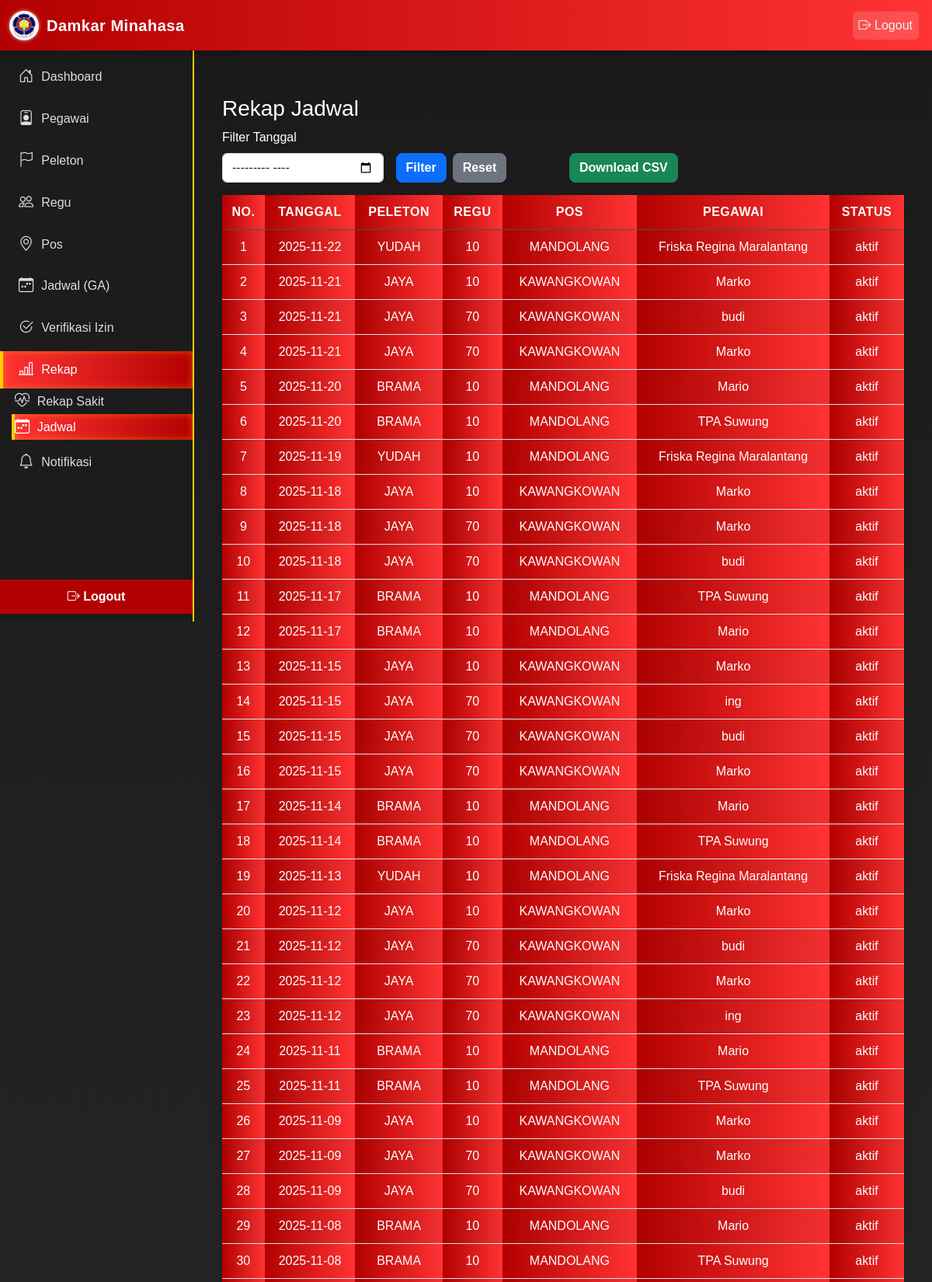
/admin/rekap_jadwal.php (signed in, upper part), run on the app's committed database.
### tables this page shows
CREATE TABLE `jadwal` (
  `id` int(11) NOT NULL,
  `tanggal` date DEFAULT NULL,
  `slot` varchar(50) DEFAULT NULL,
  `pegawai_id` int(11) DEFAULT NULL,
  `regu_id` int(11) DEFAULT NULL,
  `peleton_id` int(11) DEFAULT NULL,
  `pos_id` int(11) DEFAULT NULL,
  `status` enum('aktif','diganti','izin','cuti') DEFAULT 'aktif',
  `created_at` timestamp NOT NULL DEFAULT current_timestamp(),
  `apel_time` time NOT NULL
);

CREATE TABLE `peleton` (
  `id` int(11) NOT NULL,
  `nama` varchar(50) DEFAULT NULL
);

CREATE TABLE `regu` (
  `id` int(11) NOT NULL,
  `peleton_id` int(11) DEFAULT NULL,
  `pos_id` int(11) DEFAULT NULL,
  `nama` varchar(50) DEFAULT NULL
);

CREATE TABLE `pos` (
  `id` int(11) NOT NULL,
  `nama` varchar(100) DEFAULT NULL,
  `alamat` text DEFAULT NULL
);

CREATE TABLE `pegawai` (
  `id` int(11) NOT NULL,
  `username` varchar(50) DEFAULT NULL,
  `password_hash` varchar(255) DEFAULT NULL,
  `nama` varchar(150) DEFAULT NULL,
  `jenis_kelamin` enum('Laki-laki','Perempuan') DEFAULT NULL,
  `nip` varchar(50) DEFAULT NULL,
  `pangkat` varchar(50) DEFAULT NULL,
  `no_hp` varchar(20) DEFAULT NULL,
  `telegram_id` varchar(50) DEFAULT NULL,
  `golongan` varchar(50) DEFAULT NULL,
  `ruang` varchar(50) DEFAULT NULL,
  `jabatan` varchar(100) DEFAULT NULL,
  `tugas` text DEFAULT NULL,
  `role` enum('admin','petugas') DEFAULT 'petugas',
  `created_at` timestamp NOT NULL DEFAULT current_timestamp()
);

### admin/rekap_jadwal.php (the view, shortened to what this page needs)
<?php
require '../config/db.php';
$jadwals = $pdo->query("
    SELECT j.*, p.nama as pegawai, pos.nama as posnama, r.nama as regu, pel.nama as peleton
    FROM jadwal j
    LEFT JOIN pegawai p ON j.pegawai_id = p.id
    LEFT JOIN pos ON j.pos_id = pos.id
    LEFT JOIN regu r ON j.regu_id = r.id
    LEFT JOIN peleton pel ON j.peleton_id = pel.id
    ORDER BY j.tanggal DESC, peleton, regu
")->fetchAll(PDO::FETCH_ASSOC);
$filter_date = $_GET['tanggal'] ?? '';
include 'header.php';
include 'sidebar.php';
?>
<link rel="stylesheet" href="../assets/css/admin/rekap_jadwal.css">
<div class="container py-4">
    <h3>Rekap Jadwal</h3>
    <form class="row g-3 mb-3" method="get">
        <div class="col-md-3">
            <label for="tanggal" class="form-label">Filter Tanggal</label>
            <input type="month" name="tanggal" id="tanggal" class="form-control" value="<?= htmlspecialchars($filter_date) ?>">
        </div>
        <div class="col-md-3 d-flex align-items-end">
            <button type="submit" class="btn btn-primary me-2">Filter</button>
            <a href="rekap_jadwal.php" class="btn btn-secondary">Reset</a>
        </div>
        <div class="col-md-3 d-flex align-items-end">
            <a href="?<?= $filter_date ? "tanggal=$filter_date&" : "" ?>download=1" class="btn btn-success">Download CSV</a>
        </div>
    </form>
    <div class="table-responsive">
        <table class="table table-sm table-striped table-hover">
            <thead class="table-dark">
                <tr>
                    <th>No.</th>
                    <th>Tanggal</th>
                    <th>Peleton</th>
                    <th>Regu</th>
                    <th>Pos</th>
                    <th>Pegawai</th>
                    <th>Status</th>
                </tr>
            </thead>
            <tbody>
                <?php
                $no = 1;
                foreach ($jadwals as $j): ?>
                    <tr>
                        <td><?= $no++ ?></td>
                        <td><?= htmlspecialchars($j['tanggal']) ?></td>
                        <td><?= htmlspecialchars($j['peleton']) ?></td>
                        <td><?= htmlspecialchars($j['regu']) ?></td>
                        <td><?= htmlspecialchars($j['posnama']) ?></td>
                        <td><?= htmlspecialchars($j['pegawai'] ?? '---') ?></td>
                        <td><?= htmlspecialchars($j['status']) ?></td>
                    </tr>
                <?php endforeach; ?>
            </tbody>
        </table>
    </div>
</div>

### assets/css/admin/rekap_jadwal.css (style rules this page uses)
body { font-family: "Poppins", sans-serif; background: linear-gradient(180deg, #1a1a1a 0%, #2c2c2c 100%); color: #ffffff; margin: 0; padding: 10px 0 10px; }
form button, .btn { border-radius: 8px; font-weight: 600; transition: 0.3s; }
.table { border-radius: 10px; overflow: hidden; background: #fff; }
.table thead { background: #b30000; color: #fff; text-transform: uppercase; letter-spacing: 0.5px; }
.table th, .table td { vertical-align: middle; text-align: center; padding: 10px 8px; color: #ffffff; }
.table-responsive th, td, tr { background: linear-gradient(90deg, #b30000, #ff3333); color: #fff; }
.table-responsive { box-shadow: 0 4px 12px rgba(0, 0, 0, 0.1); background: linear-gradient(90deg, #b30000, #ff3333); }

### data on the page
jadwal: tanggal "2025-11-22", peleton.nama "YUDAH", regu.nama "10", pos.nama "MANDOLANG", pegawai.nama "Friska Regina Maralantang", status "aktif"
jadwal: tanggal "2025-11-21", peleton.nama "JAYA", regu.nama "10", pos.nama "KAWANGKOWAN", pegawai.nama "Marko", status "aktif"
jadwal: tanggal "2025-11-21", peleton.nama "JAYA", regu.nama "70", pos.nama "KAWANGKOWAN", pegawai.nama "budi", status "aktif"
jadwal: tanggal "2025-11-21", peleton.nama "JAYA", regu.nama "70", pos.nama "KAWANGKOWAN", pegawai.nama "Marko", status "aktif"
jadwal: tanggal "2025-11-20", peleton.nama "BRAMA", regu.nama "10", pos.nama "MANDOLANG", pegawai.nama "Mario", status "aktif"
jadwal: tanggal "2025-11-20", peleton.nama "BRAMA", regu.nama "10", pos.nama "MANDOLANG", pegawai.nama "TPA Suwung", status "aktif"
jadwal: tanggal "2025-11-19", peleton.nama "YUDAH", regu.nama "10", pos.nama "MANDOLANG", pegawai.nama "Friska Regina Maralantang", status "aktif"
jadwal: tanggal "2025-11-18", peleton.nama "JAYA", regu.nama "10", pos.nama "KAWANGKOWAN", pegawai.nama "Marko", status "aktif"
jadwal: tanggal "2025-11-18", peleton.nama "JAYA", regu.nama "70", pos.nama "KAWANGKOWAN", pegawai.nama "Marko", status "aktif"
jadwal: tanggal "2025-11-18", peleton.nama "JAYA", regu.nama "70", pos.nama "KAWANGKOWAN", pegawai.nama "budi", status "aktif"
jadwal: tanggal "2025-11-17", peleton.nama "BRAMA", regu.nama "10", pos.nama "MANDOLANG", pegawai.nama "TPA Suwung", status "aktif"
jadwal: tanggal "2025-11-17", peleton.nama "BRAMA", regu.nama "10", pos.nama "MANDOLANG", pegawai.nama "Mario", status "aktif"
jadwal: tanggal "2025-11-15", peleton.nama "JAYA", regu.nama "10", pos.nama "KAWANGKOWAN", pegawai.nama "Marko", status "aktif"
jadwal: tanggal "2025-11-15", peleton.nama "JAYA", regu.nama "70", pos.nama "KAWANGKOWAN", pegawai.nama "ing", status "aktif"
jadwal: tanggal "2025-11-15", peleton.nama "JAYA", regu.nama "70", pos.nama "KAWANGKOWAN", pegawai.nama "budi", status "aktif"
jadwal: tanggal "2025-11-15", peleton.nama "JAYA", regu.nama "70", pos.nama "KAWANGKOWAN", pegawai.nama "Marko", status "aktif"
jadwal: tanggal "2025-11-14", peleton.nama "BRAMA", regu.nama "10", pos.nama "MANDOLANG", pegawai.nama "Mario", status "aktif"
jadwal: tanggal "2025-11-14", peleton.nama "BRAMA", regu.nama "10", pos.nama "MANDOLANG", pegawai.nama "TPA Suwung", status "aktif"
jadwal: tanggal "2025-11-13", peleton.nama "YUDAH", regu.nama "10", pos.nama "MANDOLANG", pegawai.nama "Friska Regina Maralantang", status "aktif"
jadwal: tanggal "2025-11-12", peleton.nama "JAYA", regu.nama "10", pos.nama "KAWANGKOWAN", pegawai.nama "Marko", status "aktif"
jadwal: tanggal "2025-11-12", peleton.nama "JAYA", regu.nama "70", pos.nama "KAWANGKOWAN", pegawai.nama "budi", status "aktif"
jadwal: tanggal "2025-11-12", peleton.nama "JAYA", regu.nama "70", pos.nama "KAWANGKOWAN", pegawai.nama "Marko", status "aktif"
jadwal: tanggal "2025-11-12", peleton.nama "JAYA", regu.nama "70", pos.nama "KAWANGKOWAN", pegawai.nama "ing", status "aktif"
jadwal: tanggal "2025-11-11", peleton.nama "BRAMA", regu.nama "10", pos.nama "MANDOLANG", pegawai.nama "Mario", status "aktif"
jadwal: tanggal "2025-11-11", peleton.nama "BRAMA", regu.nama "10", pos.nama "MANDOLANG", pegawai.nama "TPA Suwung", status "aktif"
jadwal: tanggal "2025-11-09", peleton.nama "JAYA", regu.nama "10", pos.nama "KAWANGKOWAN", pegawai.nama "Marko", status "aktif"
jadwal: tanggal "2025-11-09", peleton.nama "JAYA", regu.nama "70", pos.nama "KAWANGKOWAN", pegawai.nama "Marko", status "aktif"
jadwal: tanggal "2025-11-09", peleton.nama "JAYA", regu.nama "70", pos.nama "KAWANGKOWAN", pegawai.nama "budi", status "aktif"
jadwal: tanggal "2025-11-08", peleton.nama "BRAMA", regu.nama "10", pos.nama "MANDOLANG", pegawai.nama "Mario", status "aktif"
jadwal: tanggal "2025-11-08", peleton.nama "BRAMA", regu.nama "10", pos.nama "MANDOLANG", pegawai.nama "TPA Suwung", status "aktif"
